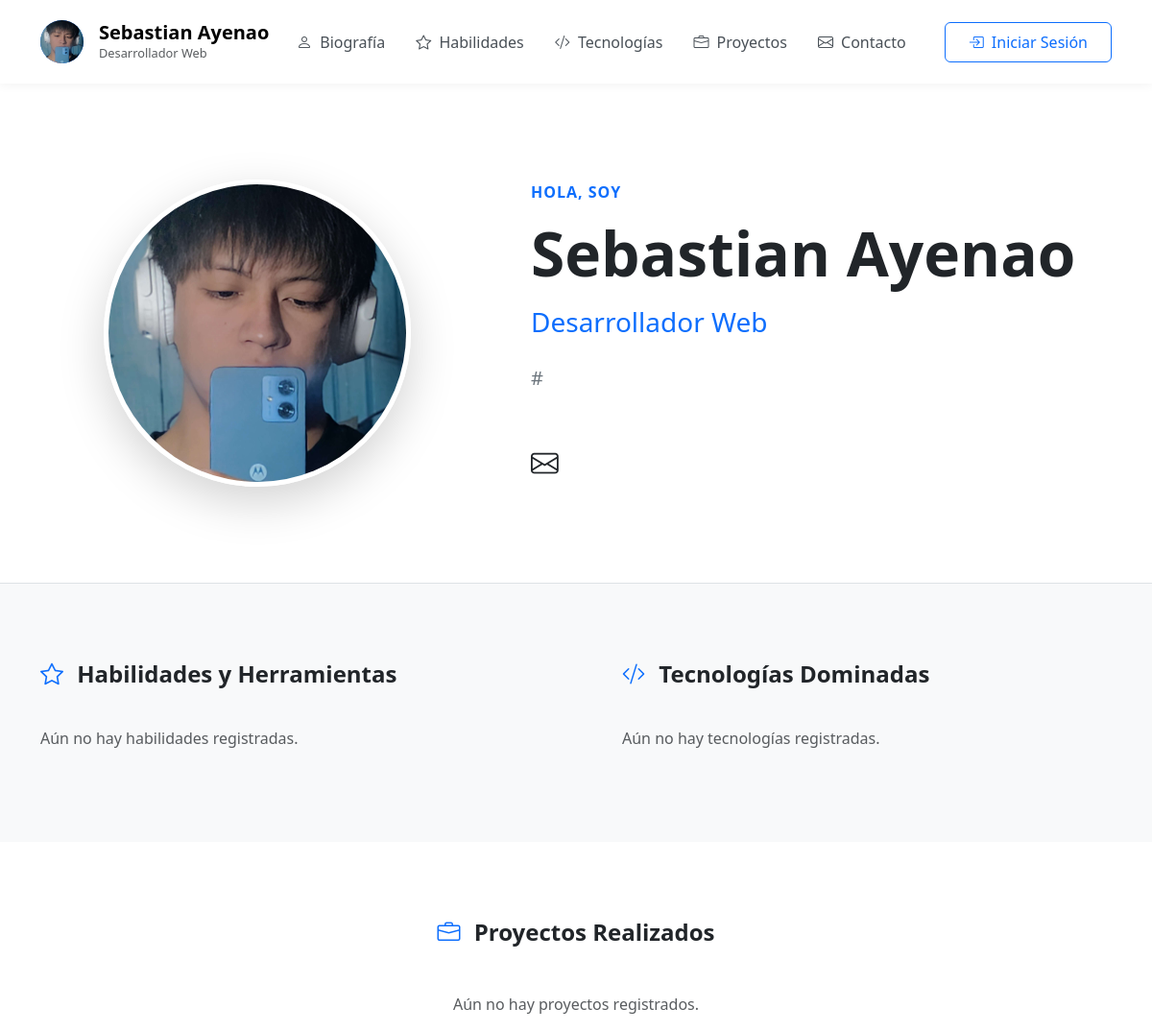
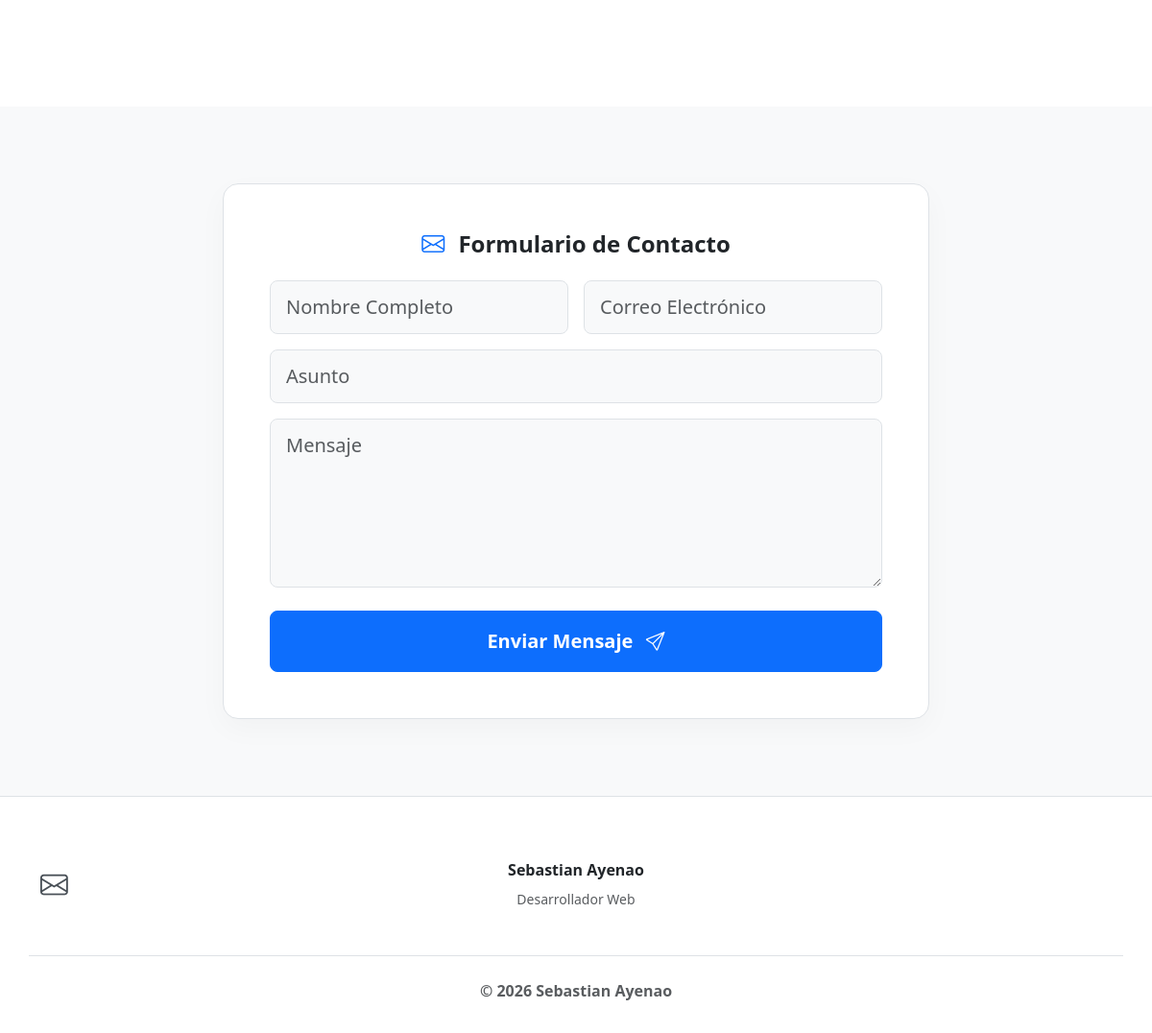
The page / on the database its author committed (2 pictures, top to bottom).
### tables this page shows
CREATE TABLE biografia (
    id INT AUTO_INCREMENT PRIMARY KEY,
    saludo VARCHAR(50),
    nombre_completo VARCHAR(100) NOT NULL,
    titulo VARCHAR(100),
    descripcion TEXT,
    cv_url VARCHAR(255),
    github_url VARCHAR(255),
    linkedin_url VARCHAR(255),
    email_contacto VARCHAR(100)
);

### index.php (the view, shortened to what this page needs)
<?php
require_once 'conexion.php';
try {
    $bio = $pdo->query("SELECT * FROM biografia WHERE id = 1")->fetch();
    $habilidades = $pdo->query("SELECT * FROM habilidades")->fetchAll();
    $tecnologias = $pdo->query("SELECT * FROM tecnologias")->fetchAll();
    $proyectos = $pdo->query("SELECT * FROM proyectos")->fetchAll();
} catch (PDOException $e) {
    die("Error conectando a la base de datos.");
}
$is_logged_in = isset($_SESSION['admin_logged_in']) && $_SESSION['admin_logged_in'] === true;
?>
<!DOCTYPE html>
<html lang="es">
<head>
    <link href="https://cdn.jsdelivr.net/npm/bootstrap@5.3.3/dist/css/bootstrap.min.css" rel="stylesheet">
    <link rel="stylesheet" href="https://cdn.jsdelivr.net/npm/bootstrap-icons@1.11.3/font/bootstrap-icons.min.css">
    <link href="assets/css/style.css" rel="stylesheet">
</head>
<body class="public-layout">
    <nav class="navbar navbar-expand-lg sticky-top">
        <div class="container">
            <a class="navbar-brand d-flex align-items-center" href="#">
                <div class="bg-primary text-white rounded-circle d-flex align-items-center justify-content-center me-3 avatar-sm">
                    <img src="assets/img/sayenao.jpg" alt="MiniAvatar" style="width: 100%; height: 100%; object-fit: cover; border-radius: 50%;">
                </div>
                <div>
                    <h5 class="mb-0 fw-bold"><?= htmlspecialchars($bio['nombre_completo']) ?></h5>
                    <small class="text-muted d-block text-xs"><?= htmlspecialchars($bio['titulo']) ?></small>
                </div>
            </a>
            <div class="collapse navbar-collapse" id="navbarNav">
                <ul class="navbar-nav ms-auto align-items-center gap-3">
                    <li class="nav-item">
                        <a class="nav-link" href="#biografia"><i class="bi bi-person me-1"></i> Biografía</a>
                    </li>
                    <li class="nav-item">
                        <a class="nav-link" href="#habilidades"><i class="bi bi-star me-1"></i> Habilidades</a>
                    </li>
                    <li class="nav-item">
                        <a class="nav-link" href="#tecnologias"><i class="bi bi-code-slash me-1"></i> Tecnologías</a>
                    </li>
                    <li class="nav-item">
                        <a class="nav-link" href="#proyectos"><i class="bi bi-briefcase me-1"></i> Proyectos</a>
                    </li>
                    <li class="nav-item">
                        <a class="nav-link" href="#contacto"><i class="bi bi-envelope me-1"></i> Contacto</a>
                    </li>
                    <li class="nav-item ms-lg-3">
                        <?php if ($is_logged_in): ?>
                            <a href="dashboard.php" class="btn btn-outline-primary fw-medium px-4 py-2">
                                <i class="bi bi-speedometer2 me-1"></i> Ir al Dashboard
                            </a>
                        <?php else: ?>
                            <a href="login.php" class="btn btn-outline-primary fw-medium px-4 py-2">
                                <i class="bi bi-box-arrow-in-right me-1"></i> Iniciar Sesión
                            </a>
                        <?php endif; ?>
                    </li>
                </ul>
            </div>
        </div>
    </nav>
    <section id="biografia" class="hero-section">
        <div class="container">
            <div class="row align-items-center">
               <div class="col-lg-5 mb-5 mb-lg-0 d-flex justify-content-center">
                    <img src="assets/img/sayenao.jpg" alt="Avatar" class="img-fluid rounded-circle shadow-lg" style="width: 320px; height: 320px; object-fit: cover; border: 5px solid white;">
            </div>
                <div class="col-lg-7 px-lg-5">
                    <h6 class="text-primary fw-bold text-uppercase mb-3 letter-spacing-1"><?= htmlspecialchars($bio['saludo']) ?></h6>
                    <h1 class="display-3 fw-bold mb-3"><?= htmlspecialchars($bio['nombre_completo']) ?></h1>
                    <h3 class="text-primary mb-4 fw-normal"><?= htmlspecialchars($bio['titulo']) ?></h3>
                    <p class="lead text-secondary mb-5 line-height-lg">
                        <?= nl2br(htmlspecialchars($bio['descripcion'])) ?>
                    </p>
                    <div class="d-flex flex-wrap align-items-center gap-4">
                        <div class="hero-social-icons">
                            <?php if (!empty($bio['email_contacto']) && $bio['email_contacto'] !== '#'): ?>
                                <a href="mailto:<?= htmlspecialchars($bio['email_contacto']) ?>"><i class="bi bi-envelope"></i></a>
                            <?php endif; ?>
                        </div>
                    </div>
                </div>
            </div>
        </div>
    </section>
    <section class="section-padding bg-light">
        <div class="container">
            <div class="row g-5">
                <div class="col-lg-6" id="habilidades">
                    <h4 class="section-title"><i class="bi bi-star text-primary me-2"></i> Habilidades y Herramientas</h4>
                    <div class="row g-3">
                        <?php if (empty($habilidades)): ?>
                            <p class="text-muted">Aún no hay habilidades registradas.</p>
                        <?php endif; ?>
                    </div>
                </div>
                <div class="col-lg-6 ps-lg-5" id="tecnologias">
                    <h4 class="section-title"><i class="bi bi-code-slash text-primary me-2"></i> Tecnologías Dominadas</h4>
                    <?php if (empty($tecnologias)): ?>
                        <p class="text-muted">Aún no hay tecnologías registradas.</p>
                    <?php endif; ?>
                </div>
            </div>
        </div>
    </section>
    <section class="section-padding bg-white" id="proyectos">
        <div class="container">
            <h4 class="section-title text-center mb-5"><i class="bi bi-briefcase text-primary me-2"></i> Proyectos Realizados</h4>
            <div class="row g-4 mb-5">
                <?php if (empty($proyectos)): ?>
                    <div class="col-12 text-center text-muted">Aún no hay proyectos registrados.</div>
                <?php endif; ?>
            </div>
        </div>
    </section>
    <section class="section-padding bg-light" id="contacto">
        <div class="container">
            <div class="row justify-content-center">
                <div class="col-lg-8">
                    <div class="contact-form-card">
                        <h4 class="mb-4 fw-bold text-center"><i class="bi bi-envelope text-primary me-2"></i> Formulario de Contacto</h4>
                        <form id="contactForm">
                            <div class="row g-3 mb-3">
                                <div class="col-md-6">
                                    <input type="text" class="form-control form-control-lg bg-light" id="contactNombre" placeholder="Nombre Completo" required>
                                </div>
                                <div class="col-md-6">
                                    <input type="email" class="form-control form-control-lg bg-light" id="contactCorreo" placeholder="Correo Electrónico" required>
                                </div>
                            </div>
                            <div class="mb-3">
                                <input type="text" class="form-control form-control-lg bg-light" id="contactAsunto" placeholder="Asunto" required>
                            </div>
                            <div class="mb-4">
                                <textarea class="form-control form-control-lg bg-light" id="contactMensaje" rows="5" placeholder="Mensaje" required></textarea>
                            </div>
                            <button type="submit" class="btn btn-primary btn-lg w-100 py-3 fw-bold" id="btnSubmit">
                                <span>Enviar Mensaje</span> <i class="bi bi-send ms-2"></i>
                            </button>
                        </form>
                    </div>
                </div>
            </div>
        </div>
    </section>
    <footer class="footer">
        <div class="container">
            <div class="row align-items-center">
                <div class="col-md-3 mb-4 mb-md-0 d-flex justify-content-center justify-content-md-start">
                    <div class="footer-social-icons">
                        <?php if (!empty($bio['email_contacto']) && $bio['email_contacto'] !== '#'): ?>
                            <a href="mailto:<?= htmlspecialchars($bio['email_contacto']) ?>"><i class="bi bi-envelope"></i></a>
                        <?php endif; ?>
                    </div>
                </div>
                <div class="col-md-6 text-center mb-4 mb-md-0">
                    <p class="fw-bold mb-2 text-dark">Sebastian Ayenao</p>
                    <p class="text-muted small mb-0"><?= htmlspecialchars($bio['titulo']) ?></p>
                </div>
            </div>
            <div class="row mt-5 pt-4 border-top">
                <div class="col-12 text-center">
                    <p class="fw-bold text-muted mb-0">&copy; <?= date('Y') ?> Sebastian Ayenao</p>
                </div>
            </div>
        </div>
    </footer>
</body>
</html>

### assets/css/style.css (style rules this page uses)
:root { --primary-color: #0d6efd; --bg-light: #f8f9fa; --sidebar-bg: #0d47a1; --sidebar-hover: rgba(255, 255, 255, 0.1); --body-bg-admin: #f4f6f9; }
body.public-layout { font-family: system-ui, -apple-system, "Segoe UI", Roboto, "Helvetica Neue", Arial, sans-serif; background-color: var(--bg-light); color: #212529; }
.navbar { background-color: white; box-shadow: 0 2px 10px rgba(0,0,0,0.05); padding-top: 1rem; padding-bottom: 1rem; }
.nav-link { font-weight: 500; color: #495057; padding: 0.5rem 1rem; }
.section-padding { padding: 80px 0; }
.section-title { margin-bottom: 2.5rem; font-weight: 700; color: #212529; }
.hero-section { background-color: white; padding: 100px 0; border-bottom: 1px solid #dee2e6; }
.hero-social-icons a { color: #212529; font-size: 1.8rem; margin-right: 1.2rem; transition: color 0.3s ease; }
.contact-form-card { background-color: white; padding: 3rem; border-radius: 16px; border: 1px solid #dee2e6; box-shadow: 0 10px 30px rgba(0,0,0,0.03); }
.form-control { padding: 0.75rem 1rem; border-radius: 8px; }
.footer { background-color: white; padding: 4rem 0 2rem; border-top: 1px solid #dee2e6; }
.footer-social-icons { display: flex; flex-direction: column; gap: 1.2rem; }
.footer-social-icons a { color: #495057; font-size: 1.8rem; text-decoration: none; transition: color 0.3s; display: inline-block; }
.avatar-sm { width: 45px; height: 45px; }
.text-xs { font-size: 0.8rem; }
.letter-spacing-1 { letter-spacing: 1px; }
.line-height-lg { line-height: 1.8; }

### rows shown on the page
biografia: nombre_completo "Sebastian Ayenao", titulo "Desarrollador Web", saludo "HOLA, SOY", descripcion "#"
